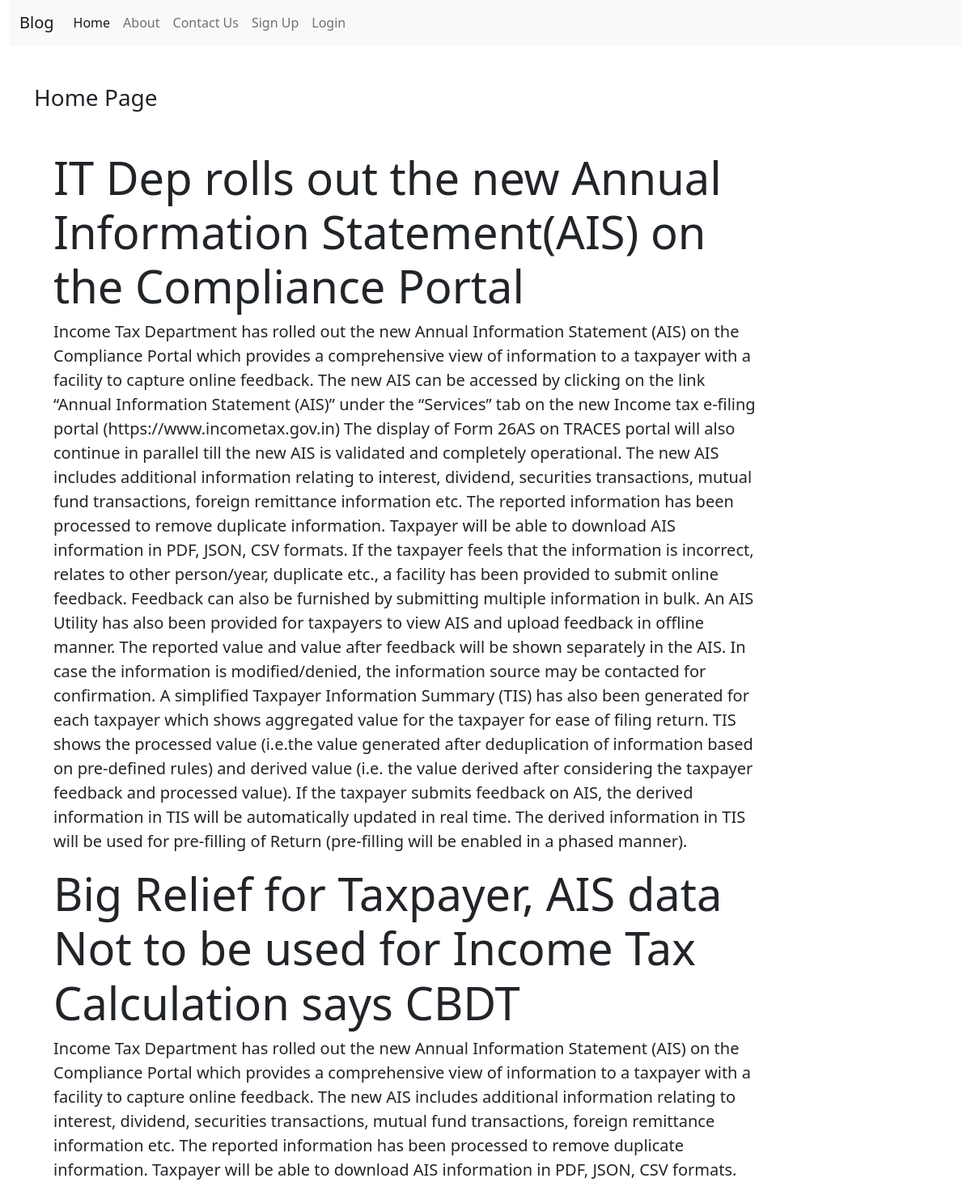
The page / on the database its author committed.
### blogApp/models.py (models this page shows, shortened)
class Post(models.Model):
    title = models.TextField()
    desc = models.TextField()

### blogApp/views.py (the view)
# urls.py: path('', views.home_page, name='home'),
def home_page(request):
    post = Post.objects.all()
    return render(request, "blogApp/home.html",{"POST":post})

### blogApp/templates/blogApp/home.html
{% extends 'blogApp/base.html' %} {%load static%} {%block content%}
<div class="col-sm-10">
  <h3 class="test my-5">Home Page</h3>
  {% for posts in POST %}
  <div class="jumbotron jumbotron-fluid">
    <div class="container">
      <h1 class="display-4">{{posts.title}}</h1>
      <p class="lead">{{posts.desc}}</p>
    </div>
  </div>
  {% endfor %}
</div>
{%endblock content%}

### rows shown on the page
Post: title "IT Dep rolls out the new Annual Information Statement(AIS) on the Compliance Portal", desc "Income Tax Department has rolled out the new Annual Information Statement (AIS) on the Compliance Portal which provides a comprehensive view of information to a taxpayer with a facility to capture online feedback. The new AIS can be accessed by clicking on the link “Annual Information Statement (AIS)” under the “Services” tab on the new Income tax e-filing portal (https://www.incometax.gov.in) The display of Form 26AS on TRACES portal will also continue in parallel till the new AIS is validated and completely operational. The new AIS includes additional information relating to interest, dividend, securities transactions, mutual fund transactions, foreign remittance information etc. The…"
Post: title "Big Relief for Taxpayer, AIS data Not to be used for Income Tax Calculation says CBDT", desc "Income Tax Department has rolled out the new Annual Information Statement (AIS) on the Compliance Portal which provides a comprehensive view of information to a taxpayer with a facility to capture online feedback. The new AIS includes additional information relating to interest, dividend, securities transactions, mutual fund transactions, foreign remittance information etc. The reported information has been processed to remove duplicate information. Taxpayer will be able to download AIS information in PDF, JSON, CSV formats."
